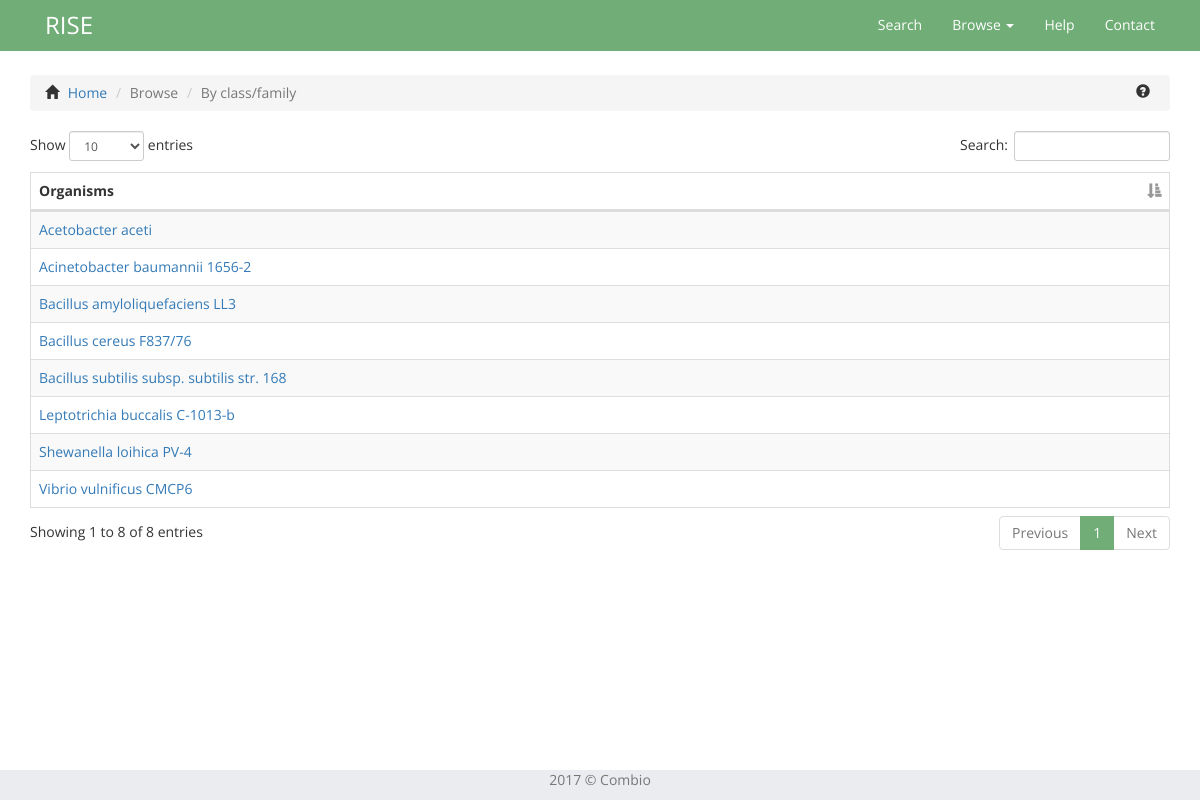
/browser/class/family/Glycine/, run on the app's committed database.
### database/models.py (models this page shows, shortened)
class Organism(models.Model):
	scientific_name = models.CharField('nazwa_naukowa', max_length = 250) #, primary_key = True)
	common_name = models.CharField('nazwa_zwyczajowa', max_length = 250)
	accession_number = models.CharField('numer_dostepu', max_length = 30) # ID build jako nazwa genomu
	build_id = models.CharField('numer_dostepu', max_length = 30, primary_key = True) ### !!! NEW !!! ###
	taxonomy = models.OneToOneField('Taxonomy', null = True) ### !!! NEW !!! ###

### database/views.py (the view)
# urls.py: url(r'^browser/class/family/(?P<family>([-\w\s.()_/])+)/$', views.class_family_details, name='class_family_details'),
def class_family_details(request, family):
    families_list = []
    for e in Record.objects.all():
        if e.family != None:
            if family == e.family.name:
                organism = e.gene.organism.scientific_name
                families_list.append(organism)
    context = {
        'families_list': set(families_list),
    }
    return render(request, 'database/class_family_details.html', context)

### database/templates/database/class_family_details.html (shortened to what this page needs)
{% extends 'database/base.html' %}
{% load static %}
{% block css_plugins %}
<link rel="stylesheet" type="text/css" href="{% static "database/plugins/datatables/styles/datatables.bootstrap.min.css" %}">
{% endblock %}
{% block content %}
<div class="container">
  <div class="bs-example">
    <ul class="breadcrumb">
      <span class="glyphicon glyphicon-home"></span>
      <li><a href="{% url 'database:index' %}">Home</a></li>
      <li class="active">Browse</li>
      <li class="active">By class/family</li>
      <span data-toggle="popover" class="glyphicon glyphicon-question-sign glyphicon-help pull-right" title="Class/family browsing results" data-content="On this page you see a table of riboswitches, which are results of your browsing." data-trigger="hover" data-placement="left"></span>
    </ul>
  </div>
  <div class="dataTables wrapper form-inline dt-bootstrap no-footer">
    <div class="col-xs-12" id="table_wrapper">
      <table id="family-table" class="table table-striped table-bordered" cellspacing="0" width="100%">
        <thead>
          <tr>
            <th>Organisms</th>
          </tr>
        </thead>
        <tbody>
          {% for detail in families_list %}
            <tr role="row">
              <td><a href="{% url 'database:organism_details' detail %}">{{ detail }}</a></td>
            </tr>
          {% endfor %}
        </tbody>
      </table>
    </div>
  </div>
</div>
{% endblock %}

### database/static/database/css/custom.css (style rules this page uses)
html { height: 100%; }
body { padding-top: 60px; height: 100%; font-family: 'Open Sans', sans-serif !important; }
.breadcrumb { margin-top: 15px !important; }
.glyphicon-help { margin-right: 5px; }
.glyphicon-home { margin-right: 5px; }
#table_wrapper { padding-left: 0; padding-right: 0; }

### data on the page
Organism: families_list "Acetobacter aceti"
Organism: families_list "Leptotrichia buccalis C-1013-b"
Organism: families_list "Shewanella loihica PV-4"
Organism: families_list "Bacillus cereus F837/76"
Organism: families_list "Bacillus subtilis subsp. subtilis str. 168"
Organism: families_list "Acinetobacter baumannii 1656-2"
Organism: families_list "Bacillus amyloliquefaciens LL3"
Organism: families_list "Vibrio vulnificus CMCP6"
